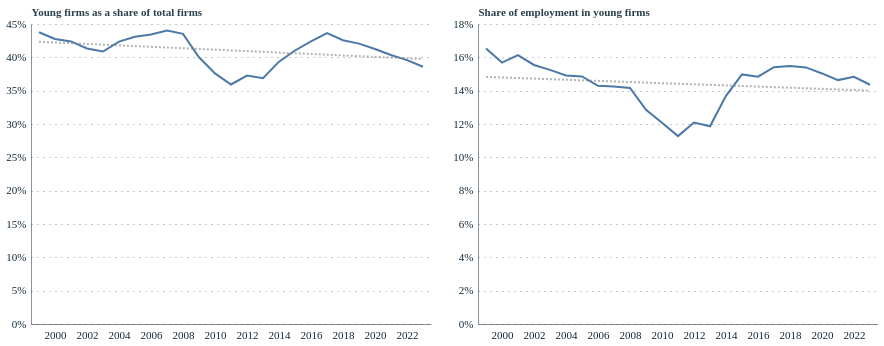

The specification (Vega-Lite) saved for this image:
### Vega-Lite specification from a JSON file in a GitHub repository (floating-point values rounded to 4 significant figures)
{"config": {"font": "Circular Std", "mark": {"line": {"interpolate": "linear"}}, "view": {"stroke": "transparent", "width": 400, "height": 300}, "range": {"category": ["#179fdb", "#e6224b", "#f4c245", "#122b39", "#eb5c2e", "#36b7b4"], "diverging": ["#E6224B", "#E54753", "#C9C9C9", "#179FDB", "#122B39"], "heatmap": ["#C9C9C9", "#179FDB", "#0063AF", "#122B39"], "ordinal": ["#00A767", "#36B7B4", "#179FDB", "#0063AF", "#243B5A"]}, "axisX": {"labelColor": "#122b39", "tickColor": "#122b39", "domainColor": "#122b39", "domainOpacity": 0.5, "gridOpacity": 0, "labelFont": "Circular Std", "labelAngle": 0, "labelAlign": "center", "labelFontSize": 11, "labelPadding": 5, "tickCount": 10, "tickSize": 0, "title": ""}, "axisY": {"labelColor": "#122b39", "labelFont": "Circular Std", "tickColor": "#122b39", "domainColor": "#122b39", "gridColor": "#122b39", "gridDash": [1, 5], "gridOpacity": 0.5, "labelPadding": 5, "labelFontSize": 11, "domainOpacity": 0.5, "tickSize": 0, "title": null, "titleAlign": "left", "titleAngle": 0, "titleBaseline": "bottom", "titleColor": "#122b39", "titleOpacity": 0.9, "titleX": 0, "titleY": -7}}, "hconcat": [{"layer": [{"mark": {"type": "line"}, "encoding": {"x": {"axis": {"labelAngle": 0, "labelExpr": "datum.value % 2 == 0 ? datum.label : ''"}, "field": "year", "type": "ordinal"}, "y": {"axis": {"format": "%"}, "field": "Share_of_firms", "title": "Young firms as a share of total firms", "type": "quantitative"}}}, {"mark": {"type": "line", "color": "grey", "opacity": 0.6, "strokeDash": [2, 2]}, "encoding": {"x": {"axis": {"labelAngle": 0, "labelExpr": "datum.value % 2 == 0 ? datum.label : ''"}, "field": "year", "type": "ordinal"}, "y": {"axis": {"format": "%"}, "field": "Share_of_firms", "title": "Young firms as a share of total firms", "type": "quantitative"}}, "transform": [{"on": "year", "regression": "Share_of_firms"}]}]}, {"layer": [{"mark": {"type": "line"}, "encoding": {"x": {"axis": {"labelAngle": 0, "labelExpr": "datum.value % 2 == 0 ? datum.label : ''"}, "field": "year", "type": "ordinal"}, "y": {"axis": {"format": "%"}, "field": "Share_of_employment", "title": "Share of employment in young firms", "type": "quantitative"}}}, {"mark": {"type": "line", "color": "grey", "opacity": 0.6, "strokeDash": [2, 2]}, "encoding": {"x": {"axis": {"labelAngle": 0, "labelExpr": "datum.value % 2 == 0 ? datum.label : ''"}, "field": "year", "type": "ordinal"}, "y": {"axis": {"format": "%"}, "field": "Share_of_employment", "title": "Share of employment in young firms", "type": "quantitative"}}, "transform": [{"on": "year", "regression": "Share_of_employment"}]}]}], "data": {"name": "data-a9f4cf9a1422ebb22237af88eefd81ce"}, "$schema": "https://vega.github.io/schema/vega-lite/v5.20.1.json", "datasets": {"data-a9f4cf9a1422ebb22237af88eefd81ce": [{"year": 1999, "age_group_combined": "Young (under 5 years)", "employment": 2965823, "total_employment": 17936146, "n_firms": 819700, "total_firms": 1873060, "Share_of_employment": 0.1654, "Share_of_firms": 0.4376}, {"year": 2000, "age_group_combined": "Young (under 5 years)", "employment": 2827884, "total_employment": 18029246, "n_firms": 794097, "total_firms": 1857200, "Share_of_employment": 0.1568, "Share_of_firms": 0.4276}, {"year": 2001, "age_group_combined": "Young (under 5 years)", "employment": 2970815, "total_employment": 18416010, "n_firms": 796074, "total_firms": 1877929, "Share_of_employment": 0.1613, "Share_of_firms": 0.4239}, {"year": 2002, "age_group_combined": "Young (under 5 years)", "employment": 2933120, "total_employment": 18872566, "n_firms": 776741, "total_firms": 1879029, "Share_of_employment": 0.1554, "Share_of_firms": 0.4134}, {"year": 2003, "age_group_combined": "Young (under 5 years)", "employment": 2866901, "total_employment": 18804479, "n_firms": 768126, "total_firms": 1879213, "Share_of_employment": 0.1525, "Share_of_firms": 0.4087}, {"year": 2004, "age_group_combined": "Young (under 5 years)", "employment": 2783058, "total_employment": 18661685, "n_firms": 814526, "total_firms": 1922606, "Share_of_employment": 0.1491, "Share_of_firms": 0.4237}, {"year": 2005, "age_group_combined": "Young (under 5 years)", "employment": 2786479, "total_employment": 18761138, "n_firms": 842786, "total_firms": 1955539, "Share_of_employment": 0.1485, "Share_of_firms": 0.431}, {"year": 2006, "age_group_combined": "Young (under 5 years)", "employment": 2702773, "total_employment": 18906423, "n_firms": 864842, "total_firms": 1991156, "Share_of_employment": 0.143, "Share_of_firms": 0.4343}, {"year": 2007, "age_group_combined": "Young (under 5 years)", "employment": 2707526, "total_employment": 19006496, "n_firms": 907781, "total_firms": 2062766, "Share_of_employment": 0.1425, "Share_of_firms": 0.4401}, {"year": 2008, "age_group_combined": "Young (under 5 years)", "employment": 2716197, "total_employment": 19184409, "n_firms": 898037, "total_firms": 2063547, "Share_of_employment": 0.1416, "Share_of_firms": 0.4352}, {"year": 2009, "age_group_combined": "Young (under 5 years)", "employment": 2464487, "total_employment": 19173576, "n_firms": 804169, "total_firms": 2010255, "Share_of_employment": 0.1285, "Share_of_firms": 0.4}, {"year": 2010, "age_group_combined": "Young (under 5 years)", "employment": 2247192, "total_employment": 18619024, "n_firms": 731613, "total_firms": 1946487, "Share_of_employment": 0.1207, "Share_of_firms": 0.3759}, {"year": 2011, "age_group_combined": "Young (under 5 years)", "employment": 2051871, "total_employment": 18200090, "n_firms": 684471, "total_firms": 1905148, "Share_of_employment": 0.1127, "Share_of_firms": 0.3593}, {"year": 2012, "age_group_combined": "Young (under 5 years)", "employment": 2248221, "total_employment": 18599098, "n_firms": 738807, "total_firms": 1982853, "Share_of_employment": 0.1209, "Share_of_firms": 0.3726}, {"year": 2013, "age_group_combined": "Young (under 5 years)", "employment": 2239391, "total_employment": 18874704, "n_firms": 734869, "total_firms": 1993875, "Share_of_employment": 0.1186, "Share_of_firms": 0.3686}, {"year": 2014, "age_group_combined": "Young (under 5 years)", "employment": 2674108, "total_employment": 19529393, "n_firms": 822499, "total_firms": 2090315, "Share_of_employment": 0.1369, "Share_of_firms": 0.3935}, {"year": 2015, "age_group_combined": "Young (under 5 years)", "employment": 3028426, "total_employment": 20222645, "n_firms": 887686, "total_firms": 2163547, "Share_of_employment": 0.1498, "Share_of_firms": 0.4103}, {"year": 2016, "age_group_combined": "Young (under 5 years)", "employment": 3051454, "total_employment": 20564493, "n_firms": 954643, "total_firms": 2251290, "Share_of_employment": 0.1484, "Share_of_firms": 0.424}, {"year": 2017, "age_group_combined": "Young (under 5 years)", "employment": 3240091, "total_employment": 21028770, "n_firms": 1024228, "total_firms": 2346773, "Share_of_employment": 0.1541, "Share_of_firms": 0.4364}, {"year": 2018, "age_group_combined": "Young (under 5 years)", "employment": 3330682, "total_employment": 21522764, "n_firms": 1000937, "total_firms": 2351334, "Share_of_employment": 0.1548, "Share_of_firms": 0.4257}, {"year": 2019, "age_group_combined": "Young (under 5 years)", "employment": 3348912, "total_employment": 21753595, "n_firms": 1008868, "total_firms": 2398886, "Share_of_employment": 0.1539, "Share_of_firms": 0.4206}, {"year": 2020, "age_group_combined": "Young (under 5 years)", "employment": 3277144, "total_employment": 21799296, "n_firms": 1001232, "total_firms": 2427252, "Share_of_employment": 0.1503, "Share_of_firms": 0.4125}, {"year": 2021, "age_group_combined": "Young (under 5 years)", "employment": 3139452, "total_employment": 21452169, "n_firms": 985037, "total_firms": 2440696, "Share_of_employment": 0.1463, "Share_of_firms": 0.4036}, {"year": 2022, "age_group_combined": "Young (under 5 years)", "employment": 3208487, "total_employment": 21634479, "n_firms": 965188, "total_firms": 2437939, "Share_of_employment": 0.1483, "Share_of_firms": 0.3959}, {"year": 2023, "age_group_combined": "Young (under 5 years)", "employment": 3155602, "total_employment": 21982815, "n_firms": 928271, "total_firms": 2405540, "Share_of_employment": 0.1435, "Share_of_firms": 0.3859}]}}
